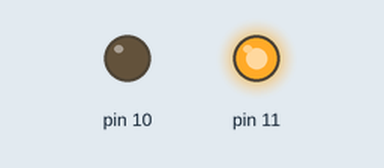
This sketch was run on a simulated Arduino Uno, built with avr-gcc and run on an emulated ATmega328P. On the bench: output pins drawn as LEDs (lit = HIGH).

Above: at 0.5 s.
At 1.5 s:
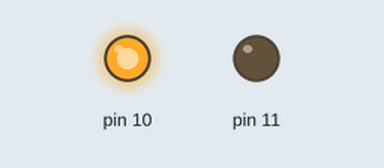
At 5.5 s:
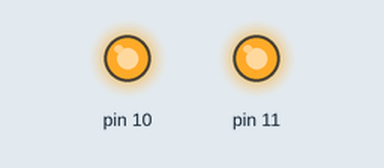
Timing chart, 0 to 6.9 s (numbered marks = the images above):
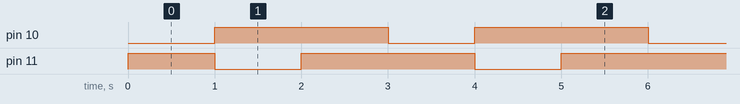

Measured:
- by itself, pin 10: alternates HIGH for 2.0 s and LOW for 1.0 s
- by itself, pin 11: repeats every 3.0 s: LOW 1.0 s, HIGH 2.0 s
- by itself, everything shown: repeats every 3.0 s, in 3 steps

The sketch:

RGB_.ino
```cpp
void setup() {
  pinMode(11, OUTPUT);
  pinMode(10, OUTPUT);
}

void loop() {
  digitalWrite(11, HIGH); // Red ON
  digitalWrite(10, LOW);
  delay(1000);

  digitalWrite(11, LOW);
  digitalWrite(10, HIGH); // Green ON
  delay(1000);

  digitalWrite(11, HIGH);
  digitalWrite(10, HIGH); // Both ON
  delay(1000);
}
```
